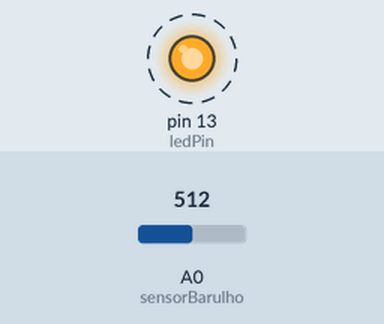
Bench run of a sketch on a simulated Arduino Uno, built with avr-gcc and run on an emulated ATmega328P. Parts: output pins drawn as LEDs (lit = HIGH). Dashed ring = blinking. The test bench sets the inputs (shaded band); at power-on: A0 (sensorBarulho) = 512. What the sketch prints to the serial monitor is not drawn.

Above: at 1.25 s.
1.3 s: A0 (sensorBarulho) set to 107
4.3 s: A0 (sensorBarulho) set to 91
At 4.3 s:
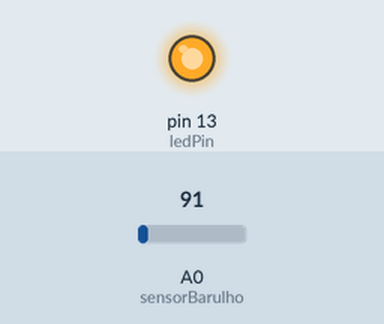
5.8 s: A0 (sensorBarulho) set to 110
At 5.96 s:
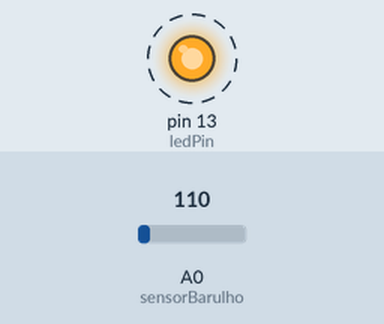
8.8 s: A0 (sensorBarulho) set to 90
Timing chart, 0 to 11.3 s (numbered marks = the images above; inputs shaded):
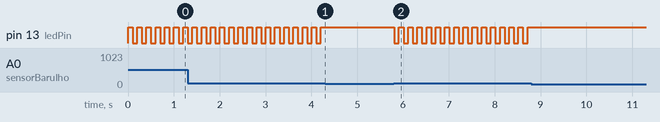

Measured:
- the behaviour switches between 100 and 99 on A0 (sensorBarulho) (found by bisection; images 0 and 1)
- after the input at 4.3 s, pin 13 (ledPin): stops changing and stays HIGH
- after the input at 5.8 s, pin 13 (ledPin): alternates HIGH for 0.10 s and LOW for 0.10 s, starting at once
- after the input at 8.8 s, pin 13 (ledPin): stops changing and stays HIGH
- by itself, pin 13 (ledPin): alternates HIGH for 0.10 s and LOW for 0.10 s

The sketch:

Toctoc.ino
```cpp
/*
  Sensor de barulho

  Este esboço lê um elemento piezoelétrico para detectar um som de batida.
  Ele lê um pino analógico e compara o resultado com um limite definido.
  Se o resultado for maior que o limite, ele grava "Toctoc" no serial
  porta e alterna o LED no pino 13.

  O circuito:
- conexão positiva do piezo ligado ao analógico em 0
- ligação negativa do piezo ligado ao terra
- Resistor de 1 megohm conectado do analógico em 0 ao terra
*/


const int ledPin = 13;
const int sensorBarulho = A0;
const int limite = 100;


int sensorLeitura = 0;
int ledState = LOW;

void setup() {
  pinMode(ledPin, OUTPUT);
  Serial.begin(9600);
}

void loop() {

  sensorLeitura = analogRead(sensorBarulho);

    if (sensorLeitura >= limite) {
        ledState = !ledState;
    digitalWrite(ledPin, ledState);
    Serial.println("Toctoc!");
  }
  delay(100);
}
```
